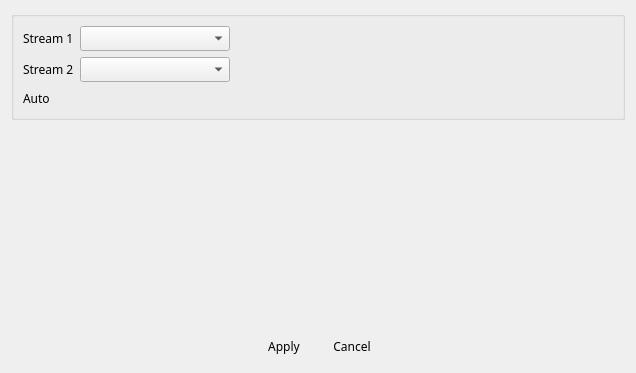
<?xml version="1.0" encoding="UTF-8"?>
<ui version="4.0">
 <class>VSCStreamSelect</class>
 <widget class="QWidget" name="VSCStreamSelect">
  <property name="geometry">
   <rect>
    <x>0</x>
    <y>0</y>
    <width>636</width>
    <height>373</height>
   </rect>
  </property>
  <property name="font">
   <font>
    <family>나눔스퀘어_ac</family>
   </font>
  </property>
  <property name="windowTitle">
   <string>Master Hard Disk Selecting</string>
  </property>
  <property name="windowIcon">
   <iconset>
    <normaloff>:/logo/resources/vscsmall.jpg</normaloff>:/logo/resources/vscsmall.jpg</iconset>
  </property>
  <layout class="QVBoxLayout" name="verticalLayout_2">
   <item>
    <widget class="QGroupBox" name="groupBox">
     <property name="title">
      <string/>
     </property>
     <layout class="QVBoxLayout" name="verticalLayout">
      <item>
       <layout class="QHBoxLayout" name="horizontalLayout_3">
        <item>
         <widget class="QLabel" name="labelName">
          <property name="text">
           <string>Stream 1</string>
          </property>
          <property name="alignment">
           <set>Qt::AlignLeading|Qt::AlignLeft|Qt::AlignVCenter</set>
          </property>
         </widget>
        </item>
        <item>
         <widget class="QComboBox" name="stream1">
          <property name="minimumSize">
           <size>
            <width>150</width>
            <height>0</height>
           </size>
          </property>
         </widget>
        </item>
        <item>
         <spacer name="horizontalSpacer_3">
          <property name="orientation">
           <enum>Qt::Horizontal</enum>
          </property>
          <property name="sizeHint" stdset="0">
           <size>
            <width>40</width>
            <height>20</height>
           </size>
          </property>
         </spacer>
        </item>
       </layout>
      </item>
      <item>
       <layout class="QHBoxLayout" name="horizontalLayout_4">
        <item>
         <widget class="QLabel" name="labelName_2">
          <property name="text">
           <string>Stream 2</string>
          </property>
          <property name="alignment">
           <set>Qt::AlignLeading|Qt::AlignLeft|Qt::AlignVCenter</set>
          </property>
         </widget>
        </item>
        <item>
         <widget class="QComboBox" name="stream2">
          <property name="minimumSize">
           <size>
            <width>150</width>
            <height>0</height>
           </size>
          </property>
         </widget>
        </item>
        <item>
         <spacer name="horizontalSpacer_4">
          <property name="orientation">
           <enum>Qt::Horizontal</enum>
          </property>
          <property name="sizeHint" stdset="0">
           <size>
            <width>40</width>
            <height>20</height>
           </size>
          </property>
         </spacer>
        </item>
       </layout>
      </item>
      <item>
       <layout class="QHBoxLayout" name="horizontalLayout_2">
        <item>
         <widget class="QLabel" name="labelName_3">
          <property name="text">
           <string>Auto</string>
          </property>
          <property name="alignment">
           <set>Qt::AlignLeading|Qt::AlignLeft|Qt::AlignVCenter</set>
          </property>
         </widget>
        </item>
        <item>
         <widget class="SwitchControl" name="autoSelect" native="true">
          <property name="maximumSize">
           <size>
            <width>40</width>
            <height>25</height>
           </size>
          </property>
         </widget>
        </item>
        <item>
         <spacer name="horizontalSpacer_5">
          <property name="orientation">
           <enum>Qt::Horizontal</enum>
          </property>
          <property name="sizeHint" stdset="0">
           <size>
            <width>40</width>
            <height>20</height>
           </size>
          </property>
         </spacer>
        </item>
       </layout>
      </item>
     </layout>
    </widget>
   </item>
   <item>
    <spacer name="verticalSpacer">
     <property name="orientation">
      <enum>Qt::Vertical</enum>
     </property>
     <property name="sizeHint" stdset="0">
      <size>
       <width>20</width>
       <height>40</height>
      </size>
     </property>
    </spacer>
   </item>
   <item>
    <layout class="QHBoxLayout" name="horizontalLayout">
     <item>
      <spacer name="horizontalSpacer">
       <property name="orientation">
        <enum>Qt::Horizontal</enum>
       </property>
       <property name="sizeHint" stdset="0">
        <size>
         <width>40</width>
         <height>20</height>
        </size>
       </property>
      </spacer>
     </item>
     <item>
      <widget class="QPushButton" name="pushButtonApply">
       <property name="minimumSize">
        <size>
         <width>62</width>
         <height>32</height>
        </size>
       </property>
       <property name="maximumSize">
        <size>
         <width>62</width>
         <height>32</height>
        </size>
       </property>
       <property name="font">
        <font>
         <family>나눔스퀘어_ac</family>
        </font>
       </property>
       <property name="styleSheet">
        <string notr="true">QPushButton { 
background-image: url(:/action/resources/button.png);}
QPushButton:hover {
background-image: url(:/action/resources/buttonhover.png);}
QPushButton:pressed {
background-image: url(:/action/resources/buttonpress.png);}</string>
       </property>
       <property name="text">
        <string>Apply</string>
       </property>
       <property name="iconSize">
        <size>
         <width>0</width>
         <height>0</height>
        </size>
       </property>
       <property name="flat">
        <bool>true</bool>
       </property>
      </widget>
     </item>
     <item>
      <widget class="QPushButton" name="pushButtonCancel">
       <property name="minimumSize">
        <size>
         <width>62</width>
         <height>32</height>
        </size>
       </property>
       <property name="maximumSize">
        <size>
         <width>62</width>
         <height>32</height>
        </size>
       </property>
       <property name="font">
        <font>
         <family>나눔스퀘어_ac</family>
        </font>
       </property>
       <property name="styleSheet">
        <string notr="true">QPushButton { 
background-image: url(:/action/resources/button.png);}
QPushButton:hover {
background-image: url(:/action/resources/buttonhover.png);}
QPushButton:pressed {
background-image: url(:/action/resources/buttonpress.png);}</string>
       </property>
       <property name="text">
        <string>Cancel</string>
       </property>
       <property name="iconSize">
        <size>
         <width>0</width>
         <height>0</height>
        </size>
       </property>
       <property name="flat">
        <bool>true</bool>
       </property>
      </widget>
     </item>
     <item>
      <spacer name="horizontalSpacer_2">
       <property name="orientation">
        <enum>Qt::Horizontal</enum>
       </property>
       <property name="sizeHint" stdset="0">
        <size>
         <width>40</width>
         <height>20</height>
        </size>
       </property>
      </spacer>
     </item>
    </layout>
   </item>
  </layout>
 </widget>
 <customwidgets>
  <customwidget>
   <class>SwitchControl</class>
   <extends>QWidget</extends>
   <header>common/switchcontrol.h</header>
   <container>1</container>
  </customwidget>
 </customwidgets>
 <resources>
  <include location="../../../main/vscmainwindows.qrc"/>
 </resources>
 <connections/>
</ui>
